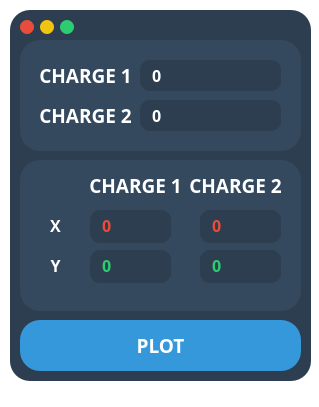
<?xml version="1.0" encoding="UTF-8"?>
<ui version="4.0">
 <class>MainWindow</class>
 <widget class="QMainWindow" name="MainWindow">
  <property name="geometry">
   <rect>
    <x>0</x>
    <y>0</y>
    <width>319</width>
    <height>407</height>
   </rect>
  </property>
  <property name="mouseTracking">
   <bool>false</bool>
  </property>
  <property name="acceptDrops">
   <bool>false</bool>
  </property>
  <property name="windowTitle">
   <string>Charge plotter</string>
  </property>
  <property name="styleSheet">
   <string notr="true">background-color: rgba(44, 62, 80, 0);
color: white;
</string>
  </property>
  <widget class="QWidget" name="centralwidget">
   <widget class="QFrame" name="frame_9">
    <property name="geometry">
     <rect>
      <x>10</x>
      <y>10</y>
      <width>301</width>
      <height>371</height>
     </rect>
    </property>
    <property name="styleSheet">
     <string notr="true">background-color: rgb(44, 62, 80);
border-radius: 20px;</string>
    </property>
    <property name="frameShape">
     <enum>QFrame::StyledPanel</enum>
    </property>
    <property name="frameShadow">
     <enum>QFrame::Raised</enum>
    </property>
    <widget class="QPushButton" name="pushButton">
     <property name="geometry">
      <rect>
       <x>10</x>
       <y>310</y>
       <width>281</width>
       <height>51</height>
      </rect>
     </property>
     <property name="font">
      <font>
       <family>Segoe UI Semibold</family>
       <pointsize>14</pointsize>
       <weight>75</weight>
       <bold>true</bold>
      </font>
     </property>
     <property name="styleSheet">
      <string notr="true">QPushButton{
background-color: #3498DB;
border-radius: 20px;
}

QPushButton:hover{
	
	background-color: rgb(41, 128, 185);
}
</string>
     </property>
     <property name="text">
      <string>PLOT</string>
     </property>
    </widget>
    <widget class="QFrame" name="frame">
     <property name="geometry">
      <rect>
       <x>10</x>
       <y>30</y>
       <width>281</width>
       <height>111</height>
      </rect>
     </property>
     <property name="styleSheet">
      <string notr="true">background-color: rgb(52, 73, 94);
border-radius: 20px;
</string>
     </property>
     <property name="frameShape">
      <enum>QFrame::StyledPanel</enum>
     </property>
     <property name="frameShadow">
      <enum>QFrame::Raised</enum>
     </property>
     <widget class="QFrame" name="frame_4">
      <property name="geometry">
       <rect>
        <x>120</x>
        <y>60</y>
        <width>141</width>
        <height>31</height>
       </rect>
      </property>
      <property name="styleSheet">
       <string notr="true">background-color: rgb(44, 62, 80);
border-radius:10px;</string>
      </property>
      <property name="frameShape">
       <enum>QFrame::StyledPanel</enum>
      </property>
      <property name="frameShadow">
       <enum>QFrame::Raised</enum>
      </property>
      <widget class="QSpinBox" name="Charge2">
       <property name="geometry">
        <rect>
         <x>10</x>
         <y>0</y>
         <width>121</width>
         <height>31</height>
        </rect>
       </property>
       <property name="font">
        <font>
         <family>Segoe UI Semibold</family>
         <pointsize>12</pointsize>
         <weight>75</weight>
         <bold>true</bold>
        </font>
       </property>
       <property name="buttonSymbols">
        <enum>QAbstractSpinBox::NoButtons</enum>
       </property>
       <property name="minimum">
        <number>-1000</number>
       </property>
       <property name="maximum">
        <number>1000</number>
       </property>
      </widget>
     </widget>
     <widget class="QFrame" name="frame_3">
      <property name="geometry">
       <rect>
        <x>120</x>
        <y>20</y>
        <width>141</width>
        <height>31</height>
       </rect>
      </property>
      <property name="styleSheet">
       <string notr="true">background-color: rgb(44, 62, 80);
border-radius:10px;</string>
      </property>
      <property name="frameShape">
       <enum>QFrame::StyledPanel</enum>
      </property>
      <property name="frameShadow">
       <enum>QFrame::Raised</enum>
      </property>
      <widget class="QSpinBox" name="Charge1">
       <property name="geometry">
        <rect>
         <x>10</x>
         <y>0</y>
         <width>121</width>
         <height>31</height>
        </rect>
       </property>
       <property name="font">
        <font>
         <family>Segoe UI Semibold</family>
         <pointsize>12</pointsize>
         <weight>75</weight>
         <bold>true</bold>
        </font>
       </property>
       <property name="buttonSymbols">
        <enum>QAbstractSpinBox::NoButtons</enum>
       </property>
       <property name="minimum">
        <number>-1000</number>
       </property>
       <property name="maximum">
        <number>1000</number>
       </property>
      </widget>
     </widget>
     <widget class="QLabel" name="label">
      <property name="geometry">
       <rect>
        <x>20</x>
        <y>20</y>
        <width>91</width>
        <height>31</height>
       </rect>
      </property>
      <property name="font">
       <font>
        <family>Segoe UI Semibold</family>
        <pointsize>14</pointsize>
        <weight>75</weight>
        <bold>true</bold>
       </font>
      </property>
      <property name="text">
       <string>CHARGE 1</string>
      </property>
      <property name="alignment">
       <set>Qt::AlignCenter</set>
      </property>
     </widget>
     <widget class="QLabel" name="label_2">
      <property name="geometry">
       <rect>
        <x>20</x>
        <y>60</y>
        <width>91</width>
        <height>31</height>
       </rect>
      </property>
      <property name="font">
       <font>
        <family>Segoe UI Semibold</family>
        <pointsize>14</pointsize>
        <weight>75</weight>
        <bold>true</bold>
       </font>
      </property>
      <property name="text">
       <string>CHARGE 2</string>
      </property>
      <property name="alignment">
       <set>Qt::AlignCenter</set>
      </property>
     </widget>
    </widget>
    <widget class="QFrame" name="frame_2">
     <property name="geometry">
      <rect>
       <x>10</x>
       <y>150</y>
       <width>281</width>
       <height>151</height>
      </rect>
     </property>
     <property name="styleSheet">
      <string notr="true">QFrame{
background-color: rgb(52, 73, 94);
border-radius: 20px;
}</string>
     </property>
     <property name="frameShape">
      <enum>QFrame::StyledPanel</enum>
     </property>
     <property name="frameShadow">
      <enum>QFrame::Raised</enum>
     </property>
     <widget class="QLabel" name="label_3">
      <property name="enabled">
       <bool>true</bool>
      </property>
      <property name="geometry">
       <rect>
        <x>20</x>
        <y>50</y>
        <width>31</width>
        <height>31</height>
       </rect>
      </property>
      <property name="font">
       <font>
        <family>Segoe UI Semibold</family>
        <pointsize>12</pointsize>
        <weight>75</weight>
        <bold>true</bold>
       </font>
      </property>
      <property name="text">
       <string>X</string>
      </property>
      <property name="alignment">
       <set>Qt::AlignCenter</set>
      </property>
     </widget>
     <widget class="QLabel" name="label_6">
      <property name="geometry">
       <rect>
        <x>170</x>
        <y>10</y>
        <width>91</width>
        <height>31</height>
       </rect>
      </property>
      <property name="font">
       <font>
        <family>Segoe UI Semibold</family>
        <pointsize>14</pointsize>
        <weight>75</weight>
        <bold>true</bold>
       </font>
      </property>
      <property name="text">
       <string>CHARGE 2</string>
      </property>
      <property name="alignment">
       <set>Qt::AlignCenter</set>
      </property>
     </widget>
     <widget class="QLabel" name="label_7">
      <property name="geometry">
       <rect>
        <x>70</x>
        <y>10</y>
        <width>91</width>
        <height>31</height>
       </rect>
      </property>
      <property name="font">
       <font>
        <family>Segoe UI Semibold</family>
        <pointsize>14</pointsize>
        <weight>75</weight>
        <bold>true</bold>
       </font>
      </property>
      <property name="text">
       <string>CHARGE 1</string>
      </property>
      <property name="alignment">
       <set>Qt::AlignCenter</set>
      </property>
     </widget>
     <widget class="QFrame" name="frame_5">
      <property name="geometry">
       <rect>
        <x>70</x>
        <y>50</y>
        <width>81</width>
        <height>33</height>
       </rect>
      </property>
      <property name="styleSheet">
       <string notr="true">color: rgb(231, 76, 60);
background-color: rgb(44, 62, 80);
border-radius:10px;</string>
      </property>
      <property name="frameShape">
       <enum>QFrame::StyledPanel</enum>
      </property>
      <property name="frameShadow">
       <enum>QFrame::Raised</enum>
      </property>
      <widget class="QSpinBox" name="Charge1_2">
       <property name="geometry">
        <rect>
         <x>10</x>
         <y>0</y>
         <width>61</width>
         <height>31</height>
        </rect>
       </property>
       <property name="font">
        <font>
         <family>Segoe UI Semibold</family>
         <pointsize>12</pointsize>
         <weight>75</weight>
         <bold>true</bold>
        </font>
       </property>
       <property name="buttonSymbols">
        <enum>QAbstractSpinBox::NoButtons</enum>
       </property>
       <property name="minimum">
        <number>-1000</number>
       </property>
       <property name="maximum">
        <number>1000</number>
       </property>
      </widget>
     </widget>
     <widget class="QLabel" name="label_4">
      <property name="geometry">
       <rect>
        <x>20</x>
        <y>90</y>
        <width>31</width>
        <height>31</height>
       </rect>
      </property>
      <property name="font">
       <font>
        <family>Segoe UI Semibold</family>
        <pointsize>12</pointsize>
        <weight>75</weight>
        <bold>true</bold>
       </font>
      </property>
      <property name="text">
       <string>Y</string>
      </property>
      <property name="alignment">
       <set>Qt::AlignCenter</set>
      </property>
     </widget>
     <widget class="QFrame" name="frame_6">
      <property name="geometry">
       <rect>
        <x>70</x>
        <y>90</y>
        <width>81</width>
        <height>33</height>
       </rect>
      </property>
      <property name="styleSheet">
       <string notr="true">color: rgb(46, 204, 113);
background-color: rgb(44, 62, 80);
border-radius:10px;</string>
      </property>
      <property name="frameShape">
       <enum>QFrame::StyledPanel</enum>
      </property>
      <property name="frameShadow">
       <enum>QFrame::Raised</enum>
      </property>
      <widget class="QSpinBox" name="Charge1_3">
       <property name="geometry">
        <rect>
         <x>10</x>
         <y>0</y>
         <width>61</width>
         <height>31</height>
        </rect>
       </property>
       <property name="font">
        <font>
         <family>Segoe UI Semibold</family>
         <pointsize>12</pointsize>
         <weight>75</weight>
         <bold>true</bold>
        </font>
       </property>
       <property name="buttonSymbols">
        <enum>QAbstractSpinBox::NoButtons</enum>
       </property>
       <property name="minimum">
        <number>-1000</number>
       </property>
       <property name="maximum">
        <number>1000</number>
       </property>
      </widget>
     </widget>
     <widget class="QFrame" name="frame_7">
      <property name="geometry">
       <rect>
        <x>180</x>
        <y>90</y>
        <width>81</width>
        <height>33</height>
       </rect>
      </property>
      <property name="styleSheet">
       <string notr="true">color: rgb(46, 204, 113);
background-color: rgb(44, 62, 80);
border-radius:10px;</string>
      </property>
      <property name="frameShape">
       <enum>QFrame::StyledPanel</enum>
      </property>
      <property name="frameShadow">
       <enum>QFrame::Raised</enum>
      </property>
      <widget class="QSpinBox" name="Charge1_6">
       <property name="geometry">
        <rect>
         <x>10</x>
         <y>0</y>
         <width>61</width>
         <height>31</height>
        </rect>
       </property>
       <property name="font">
        <font>
         <family>Segoe UI Semibold</family>
         <pointsize>12</pointsize>
         <weight>75</weight>
         <bold>true</bold>
        </font>
       </property>
       <property name="buttonSymbols">
        <enum>QAbstractSpinBox::NoButtons</enum>
       </property>
       <property name="minimum">
        <number>-1000</number>
       </property>
       <property name="maximum">
        <number>1000</number>
       </property>
      </widget>
     </widget>
     <widget class="QFrame" name="frame_8">
      <property name="geometry">
       <rect>
        <x>180</x>
        <y>50</y>
        <width>81</width>
        <height>33</height>
       </rect>
      </property>
      <property name="styleSheet">
       <string notr="true">color: rgb(231, 76, 60);
background-color: rgb(44, 62, 80);
border-radius:10px;</string>
      </property>
      <property name="frameShape">
       <enum>QFrame::StyledPanel</enum>
      </property>
      <property name="frameShadow">
       <enum>QFrame::Raised</enum>
      </property>
      <widget class="QSpinBox" name="Charge1_7">
       <property name="geometry">
        <rect>
         <x>10</x>
         <y>0</y>
         <width>61</width>
         <height>31</height>
        </rect>
       </property>
       <property name="font">
        <font>
         <family>Segoe UI Semibold</family>
         <pointsize>12</pointsize>
         <weight>75</weight>
         <bold>true</bold>
        </font>
       </property>
       <property name="buttonSymbols">
        <enum>QAbstractSpinBox::NoButtons</enum>
       </property>
       <property name="minimum">
        <number>-1000</number>
       </property>
       <property name="maximum">
        <number>1000</number>
       </property>
      </widget>
     </widget>
    </widget>
    <widget class="QPushButton" name="pushButton_2">
     <property name="geometry">
      <rect>
       <x>10</x>
       <y>10</y>
       <width>14</width>
       <height>14</height>
      </rect>
     </property>
     <property name="styleSheet">
      <string notr="true">QPushButton{
width:14px;
height:14px;
border-radius:7px;
background-color:#E74C3C;
}

QPushButton:pressed{
	background-color: rgb(192, 57, 43);
}</string>
     </property>
     <property name="text">
      <string/>
     </property>
    </widget>
    <widget class="QPushButton" name="pushButton_3">
     <property name="geometry">
      <rect>
       <x>30</x>
       <y>10</y>
       <width>14</width>
       <height>14</height>
      </rect>
     </property>
     <property name="styleSheet">
      <string notr="true">QPushButton{
width:14px;
height:14px;
border-radius:7px;
background-color:#F1C40F;
}

QPushButton:pressed{
	background-color: rgb(243, 156, 18);
}</string>
     </property>
     <property name="text">
      <string/>
     </property>
    </widget>
    <widget class="QPushButton" name="pushButton_4">
     <property name="geometry">
      <rect>
       <x>50</x>
       <y>10</y>
       <width>14</width>
       <height>14</height>
      </rect>
     </property>
     <property name="font">
      <font>
       <family>Segoe UI Symbol</family>
       <pointsize>18</pointsize>
      </font>
     </property>
     <property name="styleSheet">
      <string notr="true">QPushButton{
width:14px;
height:14px;
border-radius:7px;
background-color:#2ECC71;
}</string>
     </property>
     <property name="text">
      <string/>
     </property>
    </widget>
   </widget>
  </widget>
 </widget>
 <resources/>
 <connections/>
</ui>
